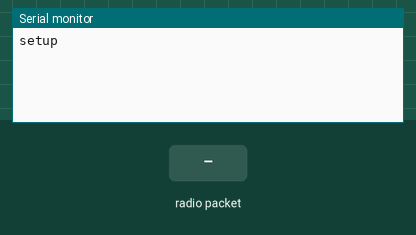
A sketch run on a simulated Arduino Uno, built with avr-gcc and run on an emulated ATmega328P. Parts: the last lines printed to the serial monitor. Inputs (shaded band) come from the test bench. No radio packets arrive unless stated.

Above: at 1.2 s.
1.3 s: radio packet "1" arrives
At 2.0 s:
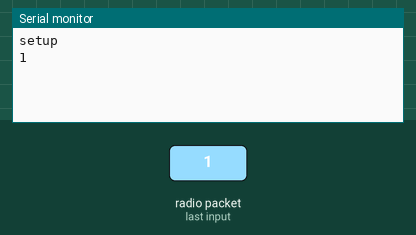
2.8 s: radio packet "0" arrives
At 3.1 s:
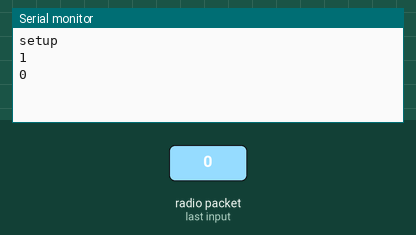
4.3 s: radio packet "2" arrives
At 5.5 s:
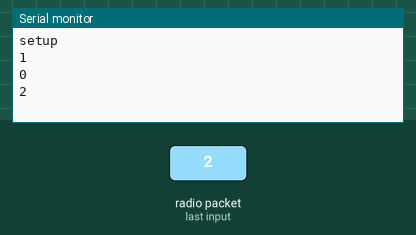

Measured:
- after the input at 1.3 s, the serial monitor: prints a new line at once (image 1)
- after the input at 2.8 s, the serial monitor: prints a new line at once (image 2)
- after the input at 4.3 s, the serial monitor: prints a new line at once (image 3)

The sketch:

receiver.ino
```cpp
// (licence header left out)
#include <VirtualWire.h>

void setup()
{
    Serial.begin(9600);	// Debugging only
    Serial.println("setup");

    // Initialise the IO and ISR
    vw_set_ptt_inverted(true); // Required for DR3100
    vw_setup(2000);	 // Bits per sec
    vw_rx_start();       // Start the receiver PLL running
}

void loop()
{
    uint8_t buf[VW_MAX_MESSAGE_LEN];
    uint8_t buflen = VW_MAX_MESSAGE_LEN;

    if (vw_get_message(buf, &buflen)) // Non-blocking
    {
	int i;

	// Message with a good checksum received, dump it.

	for (i = 0; i < buflen; i++)
	{
	    Serial.print(char(buf[i]));
	}
	Serial.println("");
        digitalWrite(13, false);
    }
}
```
